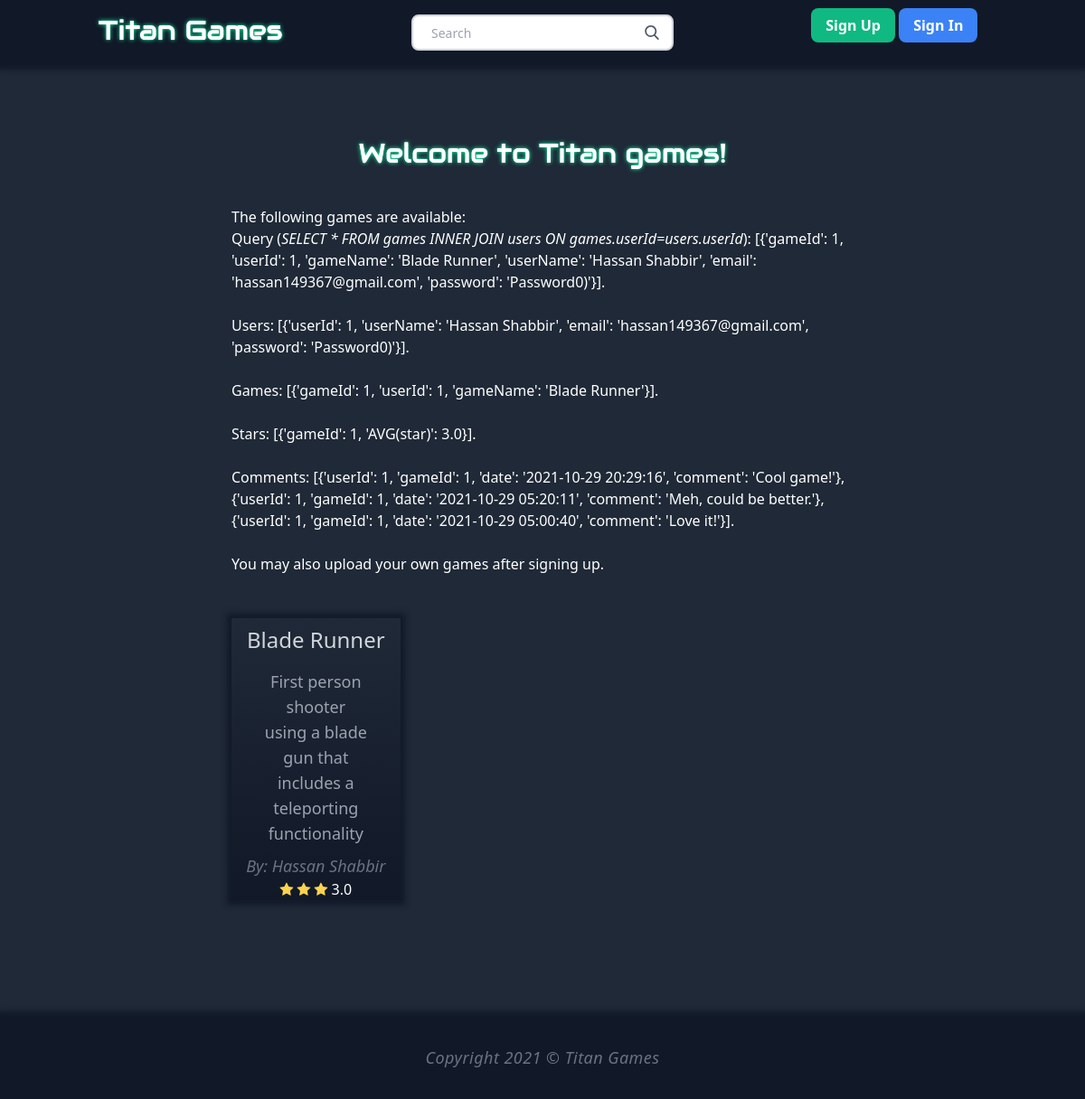
The page / on the database its author committed.
### tables this page shows
CREATE TABLE games (
  gameId INTEGER NOT NULL PRIMARY KEY AUTOINCREMENT,
	userId INTEGER,
	gameName TEXT NOT NULL,
  FOREIGN KEY(userId) REFERENCES users(userId)
);

CREATE TABLE users (
  userId INTEGER NOT NULL PRIMARY KEY AUTOINCREMENT,
  userName TEXT NOT NULL,
  email TEXT UNIQUE NOT NULL,
  password TEXT NOT NULL
);

### app.py (the view)
@app.route("/")
def home_page():
    users = query_db('SELECT * FROM users')
    games = query_db('SELECT * FROM games')
    stars = query_db('SELECT gameId, AVG(star) FROM stars GROUP BY gameId')
    comments = query_db('SELECT * FROM comments ORDER BY date DESC')
    query = query_db('SELECT * FROM games INNER JOIN users ON games.userId=users.userId')
    return render_template('index.html', users=users, games=games, stars=stars, comments=comments, query=query)

### app.py (called while the page is built)
def get_db():
    db = getattr(g, '_database', None)
    if db is None:
        db = g._database = sqlite3.connect(DATABASE)
    def make_dicts(cursor, row):
        return dict((cursor.description[idx][0], value)
                    for idx, value in enumerate(row))
    db.row_factory = make_dicts
    return db

def query_db(query, args=(), one=False):
    cur = get_db().execute(query, args)
    rv = cur.fetchall()
    cur.close()
    return (rv[0] if rv else None) if one else rv

@app.teardown_appcontext
def close_connection(exception):
    db = getattr(g, '_database', None)
    if db is not None:
        db.close()

### templates/index.html (shortened to what this page needs)
{% extends "base.html" %}
{% block head %}
  {{ super() }}
{% endblock %}
{% block content %}
  <div class="mx-64" style="">
    <div class="">
      {% if 'user' in session and session['user'] %}
			  <h2 class="title text-3xl text-center mb-10">Welcome to Titan games {{session['user']['userName']}}!</h2>
			{% else %}
			  <h2 class="title text-3xl text-center mb-10">Welcome to Titan games!</h2>
      {% endif %}
			<p class="card-text">The following games are available:<br>
				Query (<em>SELECT * FROM games INNER JOIN users ON games.userId=users.userId</em>): {{query}}.  <br> <br>
				Users: {{users}}.  <br> <br>
				Games: {{games}}.  <br> <br>
				Stars: {{stars}}.  <br> <br>
				Comments: {{comments}}.  <br> <br>
				You may also upload your own games after signing up.
			</p>
				<div class="grid grid-cols-3 text-center gap-x-16">
				{% for item in query %}
					<a href="/play_game/{{item['gameId']}}">
						<div class="bg-gradient-to-t from-gray-900 to-gray-800 shadow-outline my-12" style="box-shadow: 0 0 6px 5px rgba(17,24,39,0.9);">
							<p class="text-gray-300 text-2xl my-2">{{item['gameName']}}</p>
							<p class="text-gray-400 text-lg max-w-sm px-9 py-2">First person shooter using a blade gun that includes a teleporting functionality</p>
							<p class="text-lg text-gray-500 italic">By: {{item['userName']}}</p>
							<p>
							{% for star in stars %}
								{% if star['gameId'] == item['gameId'] %}
									{% for i in range(star['AVG(star)'] | int()) %}
										<span class="fa fa-star text-yellow-300"></span>
									{% endfor %}
									{{star['AVG(star)']}}
								{% endif %}
							{% endfor %}
							</p>
						</div>
					</a>
				{% endfor %}
				</div>
    </div>
  </div>
{% endblock %}

### templates/base.html (shortened to what this page needs)
<!DOCTYPE html>
<html lang="en">
<head>
	{% block head %}
	<link href="https://unpkg.com/tailwindcss@^2/dist/tailwind.min.css" rel="stylesheet">
<link rel="stylesheet" href="https://cdnjs.cloudflare.com/ajax/libs/font-awesome/4.7.0/css/font-awesome.min.css">
	{% endblock %}
</head>
<body class="text-white bg-gray-800 flex flex-col min-h-full">
	<div class="grid grid-cols-3 content-center text-center bg-gray-900 p-4 text-white mb-20" style="box-shadow: 0 0 6px 5px rgba(17,24,39,0.9);">
		<a class="title text-3xl" href="/">Titan Games</a>
	  <form class="relative mx-auto text-gray-600" method="post" action="/index.html">
			<input class="border-2 border-gray-300 bg-white h-10 px-5 pr-16 rounded-lg text-sm focus:outline-none" type="search" name="search" placeholder="Search">
			<button type="submit" class="absolute right-0 top-0 mt-3 mr-4">
			</button>
		</form>
		<div class="">
			{% if 'user' in session %}
			<a class="bg-green-500 font-bold py-2 px-4 rounded-lg" href="/user">Upload Game</a>
			<a class="bg-yellow-400 text-gray-900 font-bold py-2 px-4 rounded-lg" href="/logout">Log Out</a>
			{% else %}
			<a class="bg-green-500 font-bold py-2 px-4 rounded-lg" href="signup">Sign Up</a>
			<a class="bg-blue-500 font-bold py-2 px-4 rounded-lg" href="signin">Sign In</a>
			{% endif %}
		</div>
	</div>
	{% block content %} {% endblock %}
	<footer class="text-lg bg-gray-900 text-gray-500 text-center tracking-wide italic p-8 mt-20" style="box-shadow: 0 0 6px 5px rgba(17,24,39,0.9);">
		Copyright 2021 &copy; Titan Games
	</footer>
</body>
</html>

### templates/base.html (style rules this page uses)
.title { text-shadow: 3px 3px #111827; font-family: 'Audiowide', sans-serif; text-shadow: 0 0 1px #fff, 0 0 5px #0fa; }
input { color: #333; border-radius: 0.25rem; padding: 0.3rem; }

### rows shown on the page
games: gameName "Blade Runner", userName "Hassan Shabbir", star "3.0"

### other values the page prints
{{ query }} "[{'gameId': 1, 'userId': 1, 'gameName': 'Blade Runner', 'userName': 'Hassan Shabbir', 'email': 'hassan149367@gmail.com', 'password': 'Password0)'}]"
{{ users }} "[{'userId': 1, 'userName': 'Hassan Shabbir', 'email': 'hassan149367@gmail.com', 'password': 'Password0)'}]"
{{ games }} "[{'gameId': 1, 'userId': 1, 'gameName': 'Blade Runner'}]"
{{ stars }} "[{'gameId': 1, 'AVG(star)': 3.0}]"
